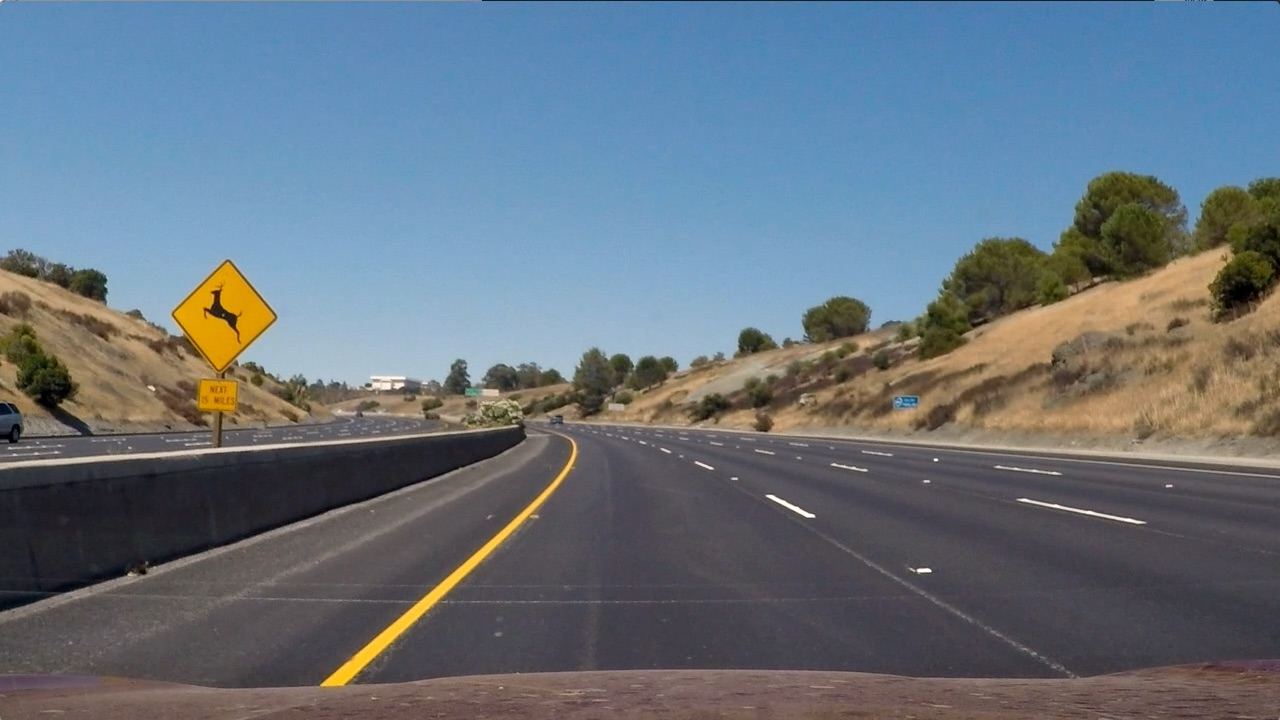
#> input picture test_images/test2.jpg, 1280 x 720 px
$ jupyter execute --allow-errors laneFinding.ipynb   (shell and % lines are left out)   (older library calls are emulated)
#> lines starting #> are read from the running program, lines starting #| are printed output that depends on the picture; after the words box and inside, x2 and y2 are one past the last pixel; in counts of white or black regions, pixels touching at a corner belong together
[cell 1]
# camera calibration and distortion

[cell 2]
# Camera Calibration matrix and distortion coefiicients
import numpy as np
import cv2
import matplotlib.pyplot as plt
import matplotlib.image as mpimg
import glob

# Arrays to store object points and image points from all the images
objPoints = []
imgPoints = []

# prepare object points
objP = np.zeros((6*9,3), np.float32)
objP[:,:2] = np.mgrid[0:9,0:6].T.reshape(-1,2) #x, y coordinates

imgContainer = glob.glob('camera_cal/*.jpg')


testImage = cv2.imread('./test_images/test2.jpg')
#> testImage is the input picture: shape (720, 1280, 3); mean B, G, R 125.5, 114.6, 102.8
testCameraImg = cv2.imread('./camera_cal/calibration01.jpg')
for i, index in enumerate(imgContainer):
    image = cv2.imread(index)
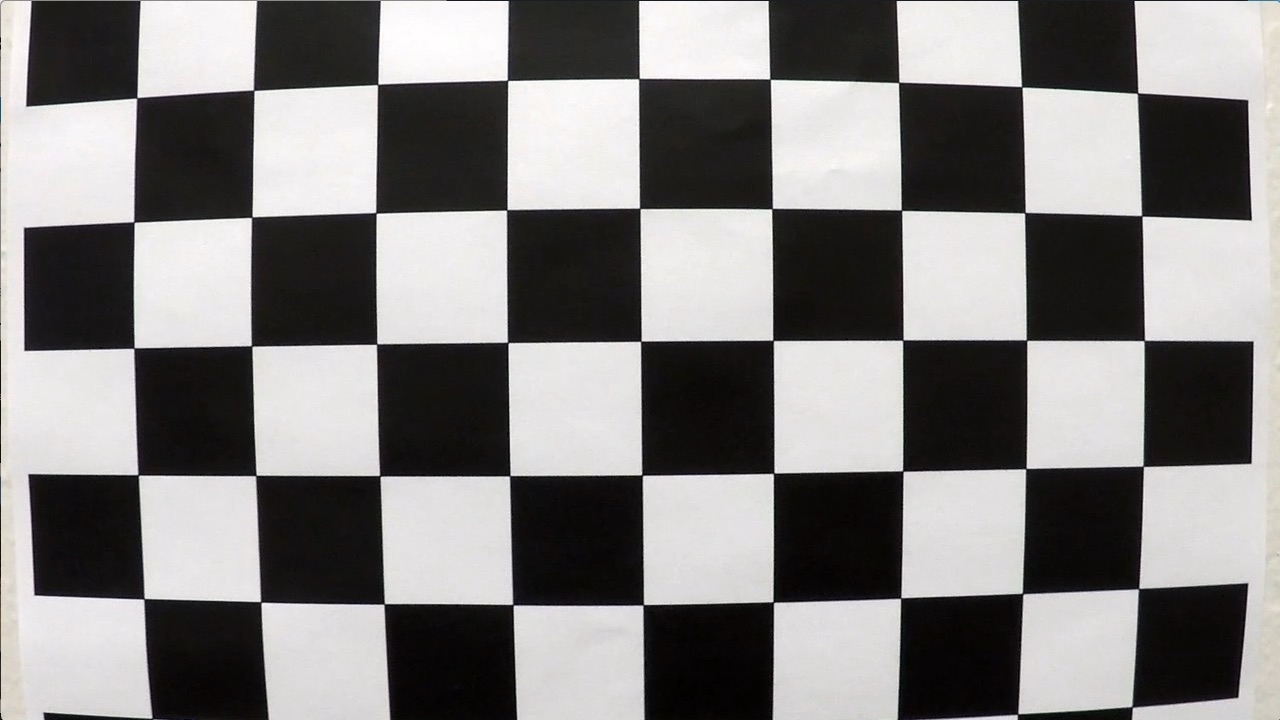
#> input picture camera_cal/calibration1.jpg, 1280 x 720 px
#> image is the input picture: shape (720, 1280, 3); mean B, G, R 127.8, 128.4, 130.1
    gray = cv2.cvtColor(image, cv2.COLOR_BGR2GRAY)
    ret, corners = cv2.findChessboardCorners(gray, (9,6), None)
#> ret = False; corners = None

    if ret == True:
        imgPoints.append(corners)
        objPoints.append(objP)
        f, (axs1, axs2) = plt.subplots(1, 2, figsize=(15,11))
        img = cv2.drawChessboardCorners(image, (9,6), corners, ret)
        axs1.set_title("Original image")
        axs1.imshow(image)
        axs2.set_title("Corner image")
        axs2.imshow(img)

[cell 3]
# these individual implementation steps are being followed from the lectures series
# undistortion

def singleUndistort(image):
    img_shape = (image.shape[1], image.shape[0])
#> img_shape = (1280, 720)
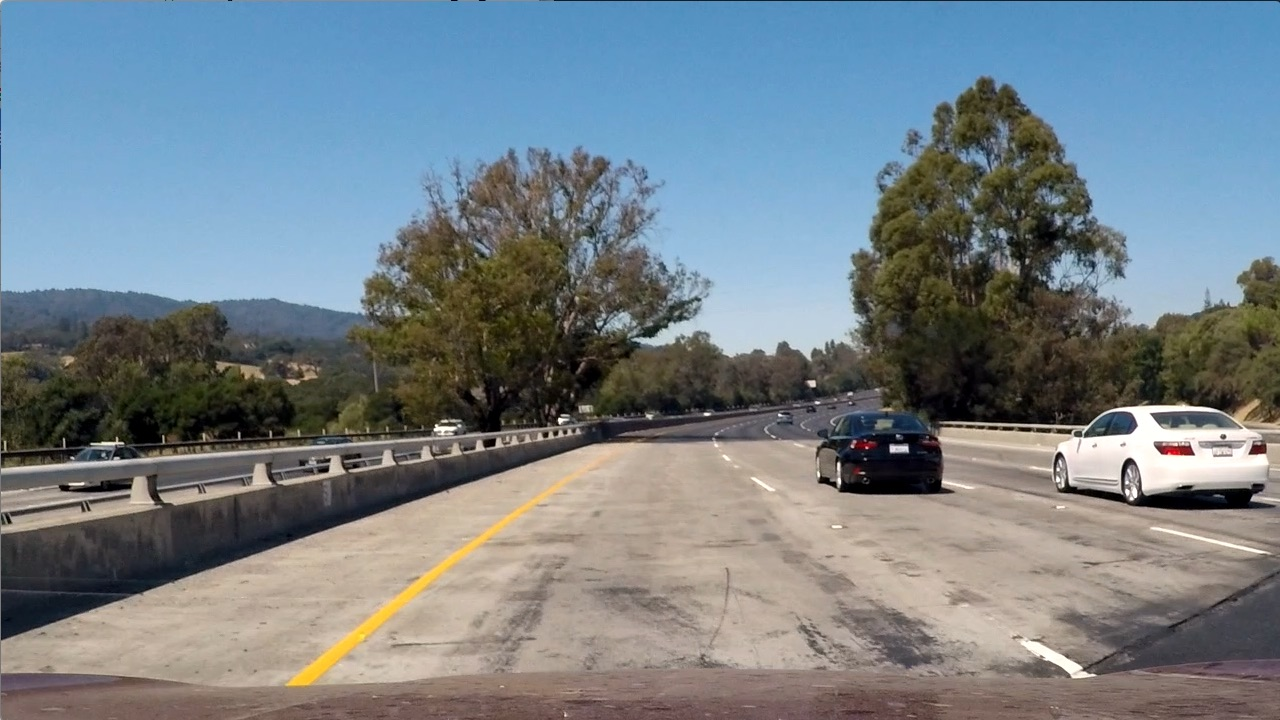
#> input picture test_images/test1.jpg, 1280 x 720 px
#> further down, img is the input picture: shape (720, 1280, 3); mean B, G, R 135.5, 128.7, 117.5
    ret, mtx, dist, rvecs, tvecs = cv2.calibrateCamera(objPoints, imgPoints, img_shape, None, None)
    undist = cv2.undistort(image, mtx, dist, None, mtx)
    """
    f, (ax1, ax2) = plt.subplots(1, 2, figsize=(15,11))
    ax1.imshow(cv2.cvtColor(image, cv2.COLOR_BGR2RGB))
    ax1.set_title('Original Image')
    ax2.imshow(cv2.cvtColor(undist, cv2.COLOR_BGR2RGB))
    ax2.set_title('Undistorted Image')
    """
    return undist

[cell 4]
images = glob.glob('./camera_cal/*.jpg')
#> (the rest of this cell did not finish here and is left out)

#> (a cell that did not finish here is left out)

[cell 6]
# Perspective Transform
# define both source and destination points to get the perspective transform and
# then creare the wraped image

def singlePerspectiveTransform(img):
    undst = singleUndistort(img)
    imgSize = (undst.shape[1], undst.shape[0])
    srcPoints = np.float32([[500, 480],[790, 480],[1250, 720],[220, 720]])
    dstPoints = np.float32([[0, 0], [1250,0], [1250,720 ],[220,720]])
    M = cv2.getPerspectiveTransform(srcPoints, dstPoints)
    warped = cv2.warpPerspective(undst, M, imgSize)
    """
    f, (ax1, ax2) = plt.subplots(1, 2, figsize=(15, 11))
    f.tight_layout()
    ax1.imshow(cv2.cvtColor(undst, cv2.COLOR_BGR2RGB))
    ax1.set_title('Undistorted Image')
    ax2.imshow(cv2.cvtColor(warped, cv2.COLOR_BGR2RGB))
    ax2.set_title('Undistorted and Warped Image')
    """
    return warped, M

[cell 7]
images = glob.glob('./test_images/test*.jpg')

#> (the rest of this cell did not finish here and is left out)

[cell 8]
# Color thresholds

def colorThreshold(image):
    img, M = singlePerspectiveTransform(image)

    s_channel = cv2.cvtColor(img, cv2.COLOR_BGR2HLS)[:,:,2]
    l_channel = cv2.cvtColor(img, cv2.COLOR_BGR2LUV)[:,:,0]
    b_channel = cv2.cvtColor(img, cv2.COLOR_BGR2Lab)[:,:,2]

    thresh = (180,255)
    sxbinary = np.zeros_like(s_channel)
    sxbinary[(s_channel >= thresh[0]) & (s_channel <= thresh[1])] = 1

    thresh = (150,200)
    bxbinary = np.zeros_like(b_channel)
    bxbinary[(b_channel >= thresh[0]) & (b_channel <= thresh[1])] = 1

    thresh = (225,255)
    lxbinary = np.zeros_like(l_channel)
    lxbinary[(l_channel >= thresh[0]) & (l_channel <= thresh[1])] = 1

    combinedBinary = np.zeros_like(sxbinary)
    combinedBinary[(sxbinary == 1) | (bxbinary == 1)] = 1


    f, (ax1, ax2, ax3, ax4) = plt.subplots(1, 4, figsize=(15, 11))
    f.tight_layout()
    ax1.set_title("Original image")
    ax1.imshow(image)
    ax2.set_title("bird's eye")
    ax2.imshow(img)
    ax3.imshow(sxbinary, cmap='gray')
    ax3.set_title('Undistorted Image')
    ax4.imshow(combinedBinary, cmap='gray')
    ax4.set_title('Undistorted and Warped Image')


    return combinedBinary

[cell 9]
images = glob.glob('./test_images/test*.jpg')
#> (the rest of this cell did not finish here and is left out)

[cell 10]
def single_sobel_thresh(imgContainer, orient='x', thresh=(0,255)):
#> called with orient = 'x', thresh = (35, 255)
    gray = cv2.cvtColor(imgContainer, cv2.COLOR_RGB2GRAY)
    if orient=='x':
        sobelx = cv2.Sobel(gray, cv2.CV_64F, 1, 0)
    else:
        sobelx = cv2.Sobel(gray, cv2.CV_64F, 0, 1)
    abs_sobelx = np.absolute(sobelx)
    scaled_sobel = np.uint8(255*abs_sobelx/np.max(abs_sobelx))
    sxbinary = np.zeros_like(scaled_sobel)
    sxbinary[(scaled_sobel >= thresh[0]) & (scaled_sobel <= thresh[1])] = 1

    f, (axs1, axs2) = plt.subplots(1, 2, figsize=(15, 11))
    f.tight_layout()
    axs1.set_title("Original Image")
    axs1.imshow(imgContainer)
    axs2.set_title("Sobel Image")
    axs2.imshow(sxbinary, cmap='gray')

    return sxbinary

[cell 11]
# testing the sobel output
thresh = (25,255)
ind = single_sobel_thresh(img, orient='x', thresh=(35,255))
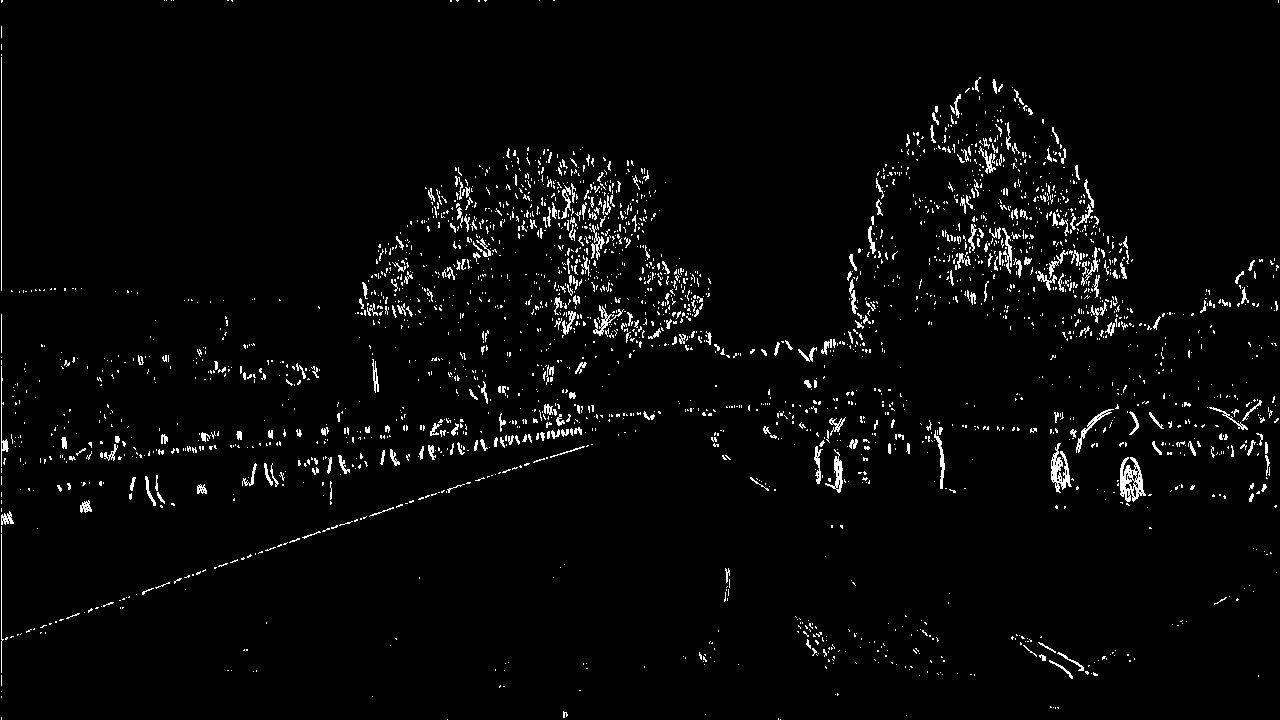
#> ind: shape (720, 1280); values 0 (black) and 1 (white), 2.9% white in thin lines or dots
#> (the rest of this cell did not finish here and is left out)

[cell 12]
# magnitude threshold
def single_mag_thresh(img, sobel_kernel=3, thresh=(0,255)):
#> called with sobel_kernel = 25, thresh = (25, 255)
    gray = cv2.cvtColor(img, cv2.COLOR_RGB2GRAY)
    sobelx = cv2.Sobel(gray, cv2.CV_64F, 1, 0, ksize=sobel_kernel)
    sobely = cv2.Sobel(gray, cv2.CV_64F, 0, 1, ksize=sobel_kernel)
    gradmag = np.sqrt(sobelx**2 + sobely**2)
    scale_factor = np.max(gradmag)/255
#> scale_factor = 1.91e+13
    gradmag = (gradmag/scale_factor).astype(np.uint8)
    binary_output = np.zeros_like(gradmag)
    binary_output[(gradmag >= thresh[0]) & (gradmag <= thresh[1])] = 1
    return binary_output


# Applying the magnitude threshold to a single image or to apply it in a pipeline
image = cv2.imread('./test_images/test1.jpg')
image = single_mag_thresh(image, sobel_kernel=25, thresh=(25,255))
#> image: shape (720, 1280); values 0 (black) and 1 (white), 20.3% white; 734 white regions (358 under 20 px), largest, box (x1, y1, x2, y2) and area: (0, 73, 1280, 645) 136461, (984, 604, 1210, 683) 4196, (0, 663, 489, 691) 3426
plt.imshow(image, cmap='gray')

[cell 13]
# direction gradient
# magnitude threshold
def single_dir_thresh(img, sobel_kernel=3, thresh=(0,np.pi/2)):
#> called with sobel_kernel = 25, thresh = (0.7, 1.3)
    gray = cv2.cvtColor(img, cv2.COLOR_RGB2GRAY)
    sobelx = cv2.Sobel(gray, cv2.CV_64F, 1, 0, ksize = sobel_kernel)
    sobely = cv2.Sobel(gray, cv2.CV_64F, 0, 1, ksize = sobel_kernel)
    absX = np.absolute(sobelx)
    absY = np.absolute(sobely)
    angle = np.arctan2(absY,absX)
    binary_output = np.zeros_like(absY)
    binary_output[(angle >= thresh[0]) & (angle <= thresh[1])] = 1
    return binary_output


# Applying the magnitude threshold to a single image or to apply it in a pipeline
image = cv2.imread('./test_images/test1.jpg')
image = single_dir_thresh(image, sobel_kernel=25, thresh=(0.7,1.3))
#> image: shape (720, 1280) float64; values 0 (black) and 1 (white), 39.5% white; 4635 white regions (3445 under 20 px), largest, box (x1, y1, x2, y2) and area: (685, 514, 1126, 719) 20359, (1, 520, 580, 683) 19350, (294, 1, 743, 191) 19238
plt.imshow(image, cmap='gray')

[cell 14]
# combining the thresholds

def pipeline(images):
    for image in images:
        image = cv2.imread(image)

        gradx = single_sobel_thresh(image, orient='x', thresh=(10,220))
#> gradx: shape (720, 1280); values 0 (black) and 1 (white), 15.7% white in thin lines or dots
        #grady = single_abs_sobel_thresh(image, orient='y', thresh=(60,255))
        mag_binary = single_mag_thresh(image, sobel_kernel=ksize, thresh=(40, 255))
#> mag_binary: shape (720, 1280); values 0 (black) and 1 (white), 11.9% white; 427 white regions (209 under 20 px), largest, box (x1, y1, x2, y2) and area: (0, 393, 1280, 644) 27060, (0, 399, 729, 538) 21682, (592, 73, 1280, 391) 18187
        dir_binary = single_dir_thresh(image, sobel_kernel=ksize, thresh=(np.pi/6, np.pi/2))
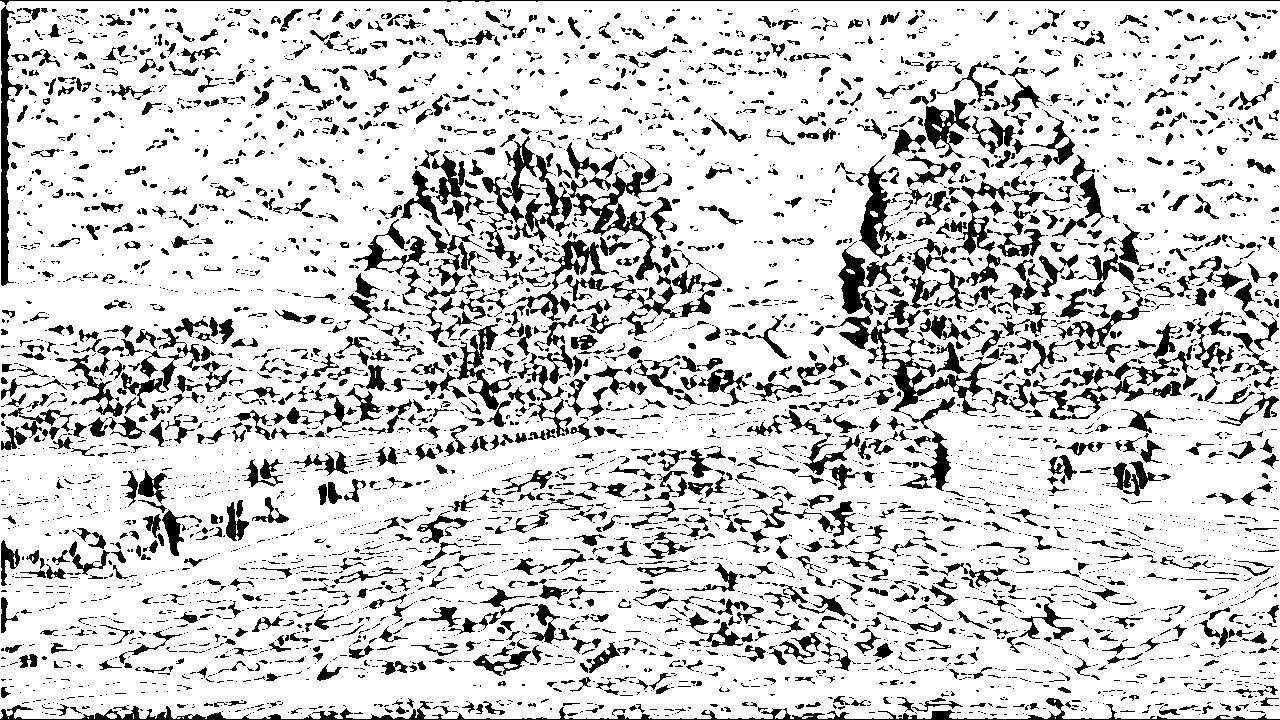
#> dir_binary: shape (720, 1280) float64; values 0 (black) and 1 (white), 82.1% white; 5413 black regions (3960 under 20 px), largest, box (x1, y1, x2, y2) and area: (838, 241, 997, 416) 4294, (0, 698, 1280, 720) 3693, (508, 155, 662, 280) 3558
        combined = np.zeros_like(dir_binary)
        #combined[((gradx == 1) & (grady == 1)) | ((mag_binary == 1) & (dir_binary == 1))] = 1
        combined[(gradx == 1) | ((mag_binary == 1) & (dir_binary == 1))] = 1

        f, (axs1, axs2) = plt.subplots(1, 2, figsize=(15, 11))
        f.tight_layout()
        axs1.set_title("Original Image")
        axs1.imshow(image)
        axs2.set_title("Combined Image")
        axs2.imshow(combined, cmap='gray')
        """
        # applying the color threshold
        color_thresh = (180,255)
        hls = cv2.cvtColor(image, cv2.COLOR_BGR2HLS)
        H = hls[:,:,0]
        L = hls[:,:,1]
        S = hls[:,:,2]
        binaryS = np.zeros_like(S)
        binaryS[(S > color_thresh[0]) & (S <= color_thresh[1])] = 1


        color_thresh = (15,100)
        binaryH = np.zeros_like(H)
        binaryH[(H > color_thresh[0]) & (H <= color_thresh[1])] = 1

        color_thresh = (65,255)
        binaryL = np.zeros_like(L)
        binaryL[(L > color_thresh[0]) & (L <= color_thresh[1])] = 1

        #
        f, (axs1, axs2, axs3, axs4) = plt.subplots(1, 4, figsize=(15, 11))
        f.tight_layout()

        axs1.set_title("Original Image")
        axs1.imshow(image)

        axs2.set_title("S channel Image")
        axs2.imshow(binaryS, cmap='gray')

        axs3.set_title("H channel Image")
        axs3.imshow(binaryH, cmap='gray')

        axs4.set_title("L channel Image")
        axs4.imshow(binaryL, cmap='gray')
        """

    return combined


ksize = 31
images = glob.glob('./test_images/*.jpg')
imgContainer = pipeline(images)
#> figure, not shown here; B, G, R data is drawn as R, G, B
#> figure, not shown here; B, G, R data is drawn as R, G, B
#> figure, not shown here; B, G, R data is drawn as R, G, B
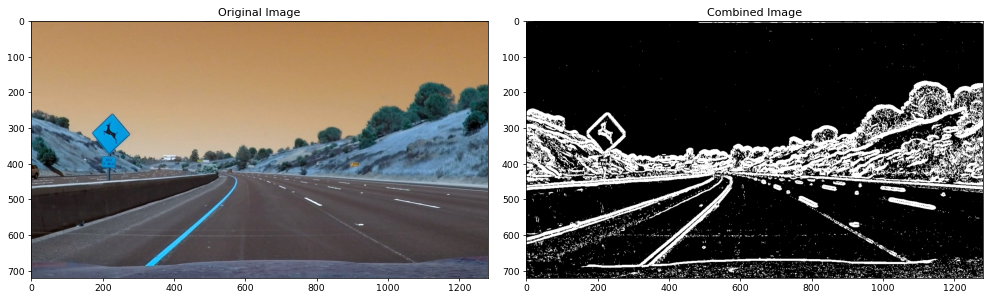
#> figure drawn by matplotlib, 2 panels; B, G, R data is drawn as R, G, B
